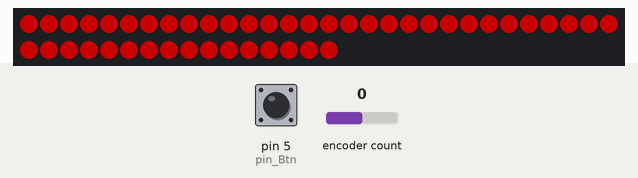
Recording of a sketch running on a simulated Arduino Uno, built with avr-gcc and run on an emulated ATmega328P. Shown: 46 RGB LEDs in strip order, left to right, continuing on the next row. The inputs (shaded band) are chosen by the test bench; at power-on: pin 5 (pin_Btn) HIGH, encoder count 0. Dim RGB values are drawn brighter than linear.

Above: at 2.0 s.
2.1 s: pin 5 (pin_Btn) pulled LOW for 0.15 s
At 2.52 s:
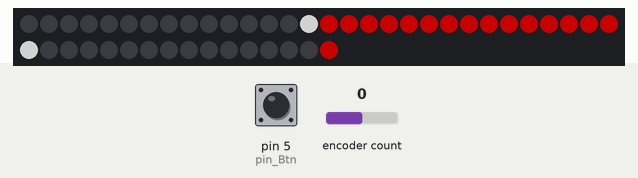
2.8 s: pin 5 (pin_Btn) pulsed LOW 2 times (0.12 s each, 0.3 s apart)
At 3.41 s:
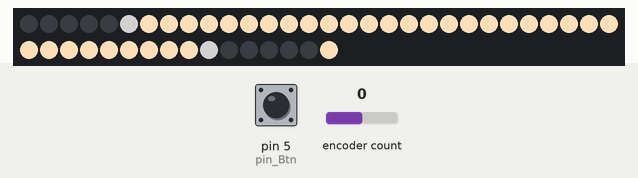
5.2 s: encoder count set to 1
At 6.2 s:
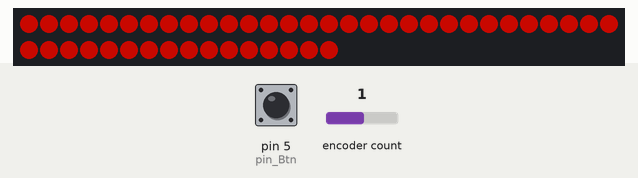
6.7 s: pin 5 (pin_Btn) pulled LOW for 1 s
At 8.3 s:
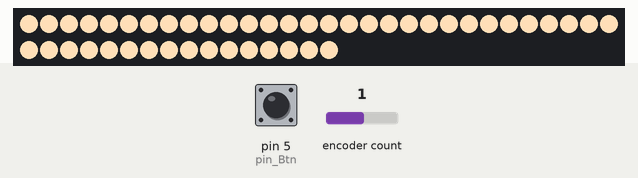
9.2 s: pin 5 (pin_Btn) pulled LOW for 0.15 s
At 9.66 s:
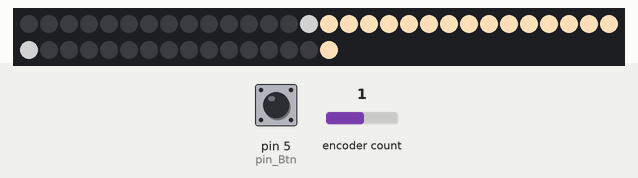
9.9 s: encoder count set to 2
At 10.9 s:
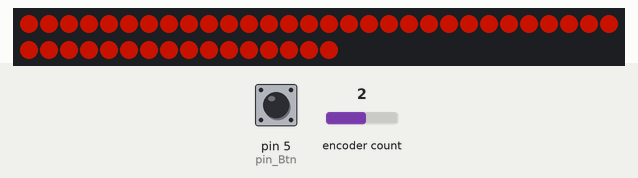
Timing chart, 0 to 12.5 s (numbered marks = the images above; inputs shaded):
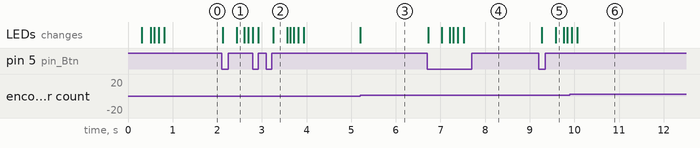

The sketch:

SvetEnc.ino
```cpp
#include <Adafruit_NeoPixel.h>
#include "GyverEncoder.h"
#ifdef __AVR__
#include <avr/power.h>
#endif

#define PIN            2
#define NUMPIXELS      46 //+1 от реального
#define pin_CLK 3
#define pin_DT  4
#define pin_Btn 5
Adafruit_NeoPixel pixels = Adafruit_NeoPixel(NUMPIXELS, PIN, NEO_GRB + NEO_KHZ800);

int delayval = 5; // delay for half a second
int MAXHUE = 256 * 6;
int CNT = 128; //кол-во позиций цветов, делитель 1536, иначе погрешность при прокрутке
int MODE = 1;
int Gkelvin[] = {180, 196, 213, 223, 231, 238, 244};
int Bkelvin[] = {107, 137, 161, 184, 204, 222, 237};
int CNTK = 6;
Encoder ENCO(pin_CLK, pin_DT, pin_Btn, 1);
int counter;

uint32_t getPixelColorHsv(
  uint16_t n, uint16_t h, uint8_t s, uint8_t v) {

  uint8_t r, g, b;

  if (!s) {
    // Monochromatic, all components are V
    r = g = b = v;
  } else {
    uint8_t sextant = h >> 8;
    if (sextant > 5)
      sextant = 5;  // Limit hue sextants to defined space

    g = v;    // Top level

    // Perform actual calculations
    uint16_t ww;        // Intermediate result
    ww = v * (uint8_t)(~s);
    ww += 1;            // Error correction
    ww += ww >> 8;      // Error correction
    b = ww >> 8;

    uint8_t h_fraction = h & 0xff;  // Position within sextant
    uint32_t d;      // Intermediate result

    if (!(sextant & 1)) {
      // r = ...slope_up...
      // --> r = (v * ((255 << 8) - s * (256 - h)) + error_corr1 + error_corr2) / 65536
      d = v * (uint32_t)(0xff00 - (uint16_t)(s * (256 - h_fraction)));
      d += d >> 8;  // Error correction
      d += v;       // Error correction
      r = d >> 16;
    } else {
      // r = ...slope_down...
      // --> r = (v * ((255 << 8) - s * h) + error_corr1 + error_corr2) / 65536
      d = v * (uint32_t)(0xff00 - (uint16_t)(s * h_fraction));
      d += d >> 8;  // Error correction
      d += v;       // Error correction
      r = d >> 16;
    }

    // Swap RGB values according to sextant. This is done in reverse order with
    // respect to the original because the swaps are done after the
    // assignments.
    if (!(sextant & 6)) {
      if (!(sextant & 1)) {
        uint8_t tmp = r;
        r = g;
        g = tmp;
      }
    } else {
      if (sextant & 1) {
        uint8_t tmp = r;
        r = g;
        g = tmp;
      }
    }
    if (sextant & 4) {
      uint8_t tmp = g;
      g = b;
      b = tmp;
    }
    if (sextant & 2) {
      uint8_t tmp = r;
      r = b;
      b = tmp;
    }
  }
  return ((uint32_t)r << 16) | ((uint32_t)g << 8) | b;
}

void Beauty()
{
  for (int i = 0; i < 23; i++) {
    pixels.setPixelColor(i, 120, 120, 120);
    pixels.setPixelColor(NUMPIXELS - i - 2, 120, 120, 120);
    delay(20);
    pixels.show();
    pixels.setPixelColor(i, 0, 0, 0);
    pixels.setPixelColor(NUMPIXELS - i - 2, 0, 0, 0);
  }
  delay(80);
  pixels.setPixelColor(23, 0, 0, 0);
  pixels.setPixelColor(12, 120, 120, 120);
  pixels.setPixelColor(14, 120, 120, 120);
  pixels.setPixelColor(30, 120, 120, 120);
  pixels.setPixelColor(32, 120, 120, 120);
  pixels.show();

  delay(100);
  pixels.setPixelColor(12, 0, 0, 0);
  pixels.setPixelColor(14, 0, 0, 0);
  pixels.setPixelColor(30, 0, 0, 0);
  pixels.setPixelColor(32, 0, 0, 0);
  pixels.setPixelColor(1, 120, 120, 120);
  pixels.setPixelColor(7, 120, 120, 120);
  pixels.setPixelColor(37, 120, 120, 120);
  pixels.setPixelColor(43, 120, 120, 120);
  pixels.show();
  delay(120);
}

void setup() {
  pinMode(pin_DT,  INPUT);
  pinMode(pin_CLK, INPUT);
  pinMode(pin_Btn, INPUT_PULLUP); // Кнопка не подтянута к +5 поэтому задействуем внутренний pull-up резистор
  counter = 0;
  pixels.begin(); // This initializes the NeoPixel library.
  Beauty();
  for (int i = 0; i < NUMPIXELS; i++) {
    pixels.setPixelColor(i, getPixelColorHsv(i, 0, 255, 100));
  }
  pixels.show();
  MODE = 1;
  ENCO.setTickMode(AUTO);
}

void loop() {
  if (ENCO.isRight())//по часовой
  {
    counter ++;
    if (counter >= CNT) counter = 1;
  }
  else if (ENCO.isLeft())
  {
    counter --;
    if (counter < 0) counter = CNT - 1;
  }
  else if (ENCO.isPress())
  {
    Beauty();
    for (int i = 0; i < NUMPIXELS; i++)
      pixels.setPixelColor(i, getPixelColorHsv(i, 255, 225, 188));
    pixels.show();

    while (!ENCO.isPress())
    {
      for (int i = 0; i < NUMPIXELS; i++)
        pixels.setPixelColor(i, 255, 223, 184);
      pixels.show();
      delay(50);
    }

    Beauty();
  }

  for (int i = 0; i < NUMPIXELS; i++)
    pixels.setPixelColor(i, getPixelColorHsv(i, counter * (MAXHUE / CNT), 255, 100));
  //pixels.setPixelColor(i, getPixelColorHsv(i, counter*CNTKOF, 255, 100));
  //pixels.setPixelColor(i, getPixelColorHsv(i, i * (MAXHUE / NUMPIXELS), 255, 100));
  //  delay(20);
  pixels.show();
}
```

Measured:
- after the input at 2.1 s, the LEDs: first change at once (image 1 shows a later state)
- after the input at 2.8 s, the LEDs: first differ from a run without the input after 0.46 s (image 2)
- after the input at 6.7 s, the LEDs: first change at once (image 4 shows a later state)
- after the input at 9.2 s, the LEDs: first change after 0.07 s (image 5 shows a later state)
